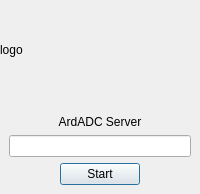
<?xml version="1.0" encoding="UTF-8"?>
<ui version="4.0">
 <class>StartDialog</class>
 <widget class="QDialog" name="StartDialog">
  <property name="geometry">
   <rect>
    <x>0</x>
    <y>0</y>
    <width>200</width>
    <height>192</height>
   </rect>
  </property>
  <property name="minimumSize">
   <size>
    <width>200</width>
    <height>0</height>
   </size>
  </property>
  <property name="maximumSize">
   <size>
    <width>200</width>
    <height>16777215</height>
   </size>
  </property>
  <property name="windowTitle">
   <string>Dialog</string>
  </property>
  <layout class="QVBoxLayout" name="verticalLayout">
   <property name="leftMargin">
    <number>0</number>
   </property>
   <property name="topMargin">
    <number>0</number>
   </property>
   <property name="rightMargin">
    <number>0</number>
   </property>
   <property name="bottomMargin">
    <number>0</number>
   </property>
   <item>
    <widget class="QLabel" name="logo">
     <property name="minimumSize">
      <size>
       <width>200</width>
       <height>100</height>
      </size>
     </property>
     <property name="maximumSize">
      <size>
       <width>200</width>
       <height>100</height>
      </size>
     </property>
     <property name="text">
      <string>logo</string>
     </property>
    </widget>
   </item>
   <item>
    <layout class="QGridLayout" name="gridLayout">
     <property name="leftMargin">
      <number>9</number>
     </property>
     <property name="topMargin">
      <number>9</number>
     </property>
     <property name="rightMargin">
      <number>9</number>
     </property>
     <property name="bottomMargin">
      <number>9</number>
     </property>
     <item row="1" column="0" colspan="3">
      <widget class="QLineEdit" name="server"/>
     </item>
     <item row="2" column="0">
      <spacer name="horizontalSpacer_3">
       <property name="orientation">
        <enum>Qt::Horizontal</enum>
       </property>
       <property name="sizeHint" stdset="0">
        <size>
         <width>40</width>
         <height>20</height>
        </size>
       </property>
      </spacer>
     </item>
     <item row="2" column="1">
      <widget class="QPushButton" name="connectbtn">
       <property name="text">
        <string>Start</string>
       </property>
      </widget>
     </item>
     <item row="2" column="2">
      <spacer name="horizontalSpacer_4">
       <property name="orientation">
        <enum>Qt::Horizontal</enum>
       </property>
       <property name="sizeHint" stdset="0">
        <size>
         <width>40</width>
         <height>20</height>
        </size>
       </property>
      </spacer>
     </item>
     <item row="0" column="0" colspan="3">
      <widget class="QLabel" name="adclabel">
       <property name="text">
        <string>ArdADC Server</string>
       </property>
       <property name="alignment">
        <set>Qt::AlignCenter</set>
       </property>
      </widget>
     </item>
    </layout>
   </item>
  </layout>
 </widget>
 <resources/>
 <connections/>
</ui>
